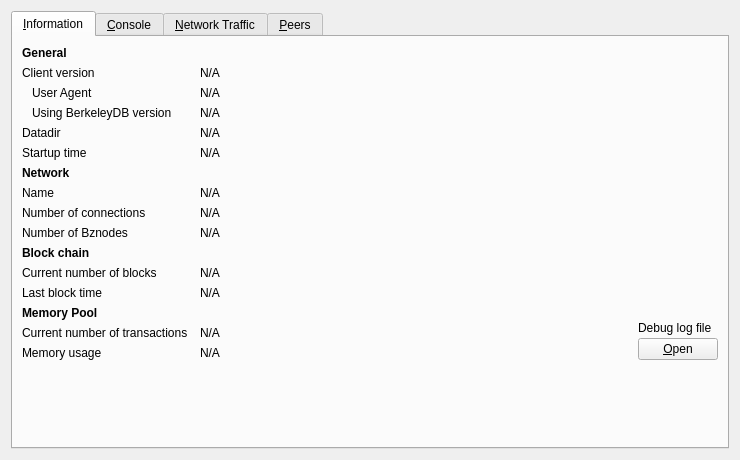
<?xml version="1.0" encoding="UTF-8"?>
<ui version="4.0">
 <class>RPCConsole</class>
 <widget class="QWidget" name="RPCConsole">
  <property name="geometry">
   <rect>
    <x>0</x>
    <y>0</y>
    <width>740</width>
    <height>430</height>
   </rect>
  </property>
  <property name="windowTitle">
   <string>Debug window</string>
  </property>
  <layout class="QVBoxLayout" name="verticalLayout_2">
   <item>
    <widget class="QTabWidget" name="tabWidget">
     <property name="currentIndex">
      <number>0</number>
     </property>
     <widget class="QWidget" name="tab_info">
      <attribute name="title">
       <string>&amp;Information</string>
      </attribute>
      <layout class="QGridLayout" name="gridLayout" columnstretch="0,1,0">
       <property name="horizontalSpacing">
        <number>12</number>
       </property>
       <item row="0" column="0">
        <widget class="QLabel" name="label_9">
         <property name="font">
          <font>
           <weight>75</weight>
           <bold>true</bold>
          </font>
         </property>
         <property name="text">
          <string>General</string>
         </property>
        </widget>
       </item>
       <item row="1" column="0">
        <widget class="QLabel" name="label_6">
         <property name="text">
          <string>Client version</string>
         </property>
        </widget>
       </item>
       <item row="1" column="1" colspan="2">
        <widget class="QLabel" name="clientVersion">
         <property name="cursor">
          <cursorShape>IBeamCursor</cursorShape>
         </property>
         <property name="text">
          <string>N/A</string>
         </property>
         <property name="textFormat">
          <enum>Qt::PlainText</enum>
         </property>
         <property name="textInteractionFlags">
          <set>Qt::LinksAccessibleByMouse|Qt::TextSelectableByKeyboard|Qt::TextSelectableByMouse</set>
         </property>
        </widget>
       </item>
       <item row="2" column="0">
        <widget class="QLabel" name="labelClientUserAgent">
         <property name="text">
          <string>User Agent</string>
         </property>
         <property name="indent">
          <number>10</number>
         </property>
        </widget>
       </item>
       <item row="2" column="1" colspan="2">
        <widget class="QLabel" name="clientUserAgent">
         <property name="cursor">
          <cursorShape>IBeamCursor</cursorShape>
         </property>
         <property name="text">
          <string>N/A</string>
         </property>
         <property name="textFormat">
          <enum>Qt::PlainText</enum>
         </property>
         <property name="textInteractionFlags">
          <set>Qt::LinksAccessibleByMouse|Qt::TextSelectableByKeyboard|Qt::TextSelectableByMouse</set>
         </property>
        </widget>
       </item>
       <item row="3" column="0">
        <widget class="QLabel" name="label_berkeleyDBVersion">
         <property name="text">
          <string>Using BerkeleyDB version</string>
         </property>
         <property name="indent">
          <number>10</number>
         </property>
        </widget>
       </item>
       <item row="3" column="1" colspan="2">
        <widget class="QLabel" name="berkeleyDBVersion">
         <property name="cursor">
          <cursorShape>IBeamCursor</cursorShape>
         </property>
         <property name="text">
          <string>N/A</string>
         </property>
         <property name="textFormat">
          <enum>Qt::PlainText</enum>
         </property>
         <property name="textInteractionFlags">
          <set>Qt::LinksAccessibleByMouse|Qt::TextSelectableByKeyboard|Qt::TextSelectableByMouse</set>
         </property>
        </widget>
       </item>
       <item row="4" column="0">
        <widget class="QLabel" name="label_12">
         <property name="text">
          <string>Datadir</string>
         </property>
        </widget>
       </item>
       <item row="4" column="1" colspan="2">
        <widget class="QLabel" name="dataDir">
         <property name="cursor">
          <cursorShape>IBeamCursor</cursorShape>
         </property>
         <property name="text">
          <string>N/A</string>
         </property>
         <property name="textFormat">
          <enum>Qt::PlainText</enum>
         </property>
         <property name="wordWrap">
          <bool>true</bool>
         </property>
         <property name="textInteractionFlags">
          <set>Qt::LinksAccessibleByMouse|Qt::TextSelectableByKeyboard|Qt::TextSelectableByMouse</set>
         </property>
        </widget>
       </item>
       <item row="5" column="0">
        <widget class="QLabel" name="label_13">
         <property name="text">
          <string>Startup time</string>
         </property>
        </widget>
       </item>
       <item row="5" column="1" colspan="2">
        <widget class="QLabel" name="startupTime">
         <property name="cursor">
          <cursorShape>IBeamCursor</cursorShape>
         </property>
         <property name="text">
          <string>N/A</string>
         </property>
         <property name="textFormat">
          <enum>Qt::PlainText</enum>
         </property>
         <property name="textInteractionFlags">
          <set>Qt::LinksAccessibleByMouse|Qt::TextSelectableByKeyboard|Qt::TextSelectableByMouse</set>
         </property>
        </widget>
       </item>
       <item row="6" column="0">
           <widget class="QLabel" name="labelNetwork">
               <property name="font">
                   <font>
                       <weight>75</weight>
                       <bold>true</bold>
                   </font>
               </property>
               <property name="text">
                   <string>Network</string>
               </property>
           </widget>
       </item>
       <item row="7" column="0">
        <widget class="QLabel" name="label_8">
         <property name="text">
          <string>Name</string>
         </property>
        </widget>
       </item>
       <item row="7" column="1" colspan="2">
        <widget class="QLabel" name="networkName">
         <property name="cursor">
          <cursorShape>IBeamCursor</cursorShape>
         </property>
         <property name="text">
          <string>N/A</string>
         </property>
         <property name="textFormat">
          <enum>Qt::PlainText</enum>
         </property>
         <property name="textInteractionFlags">
          <set>Qt::LinksAccessibleByMouse|Qt::TextSelectableByKeyboard|Qt::TextSelectableByMouse</set>
         </property>
        </widget>
       </item>
       <item row="8" column="0">
        <widget class="QLabel" name="label_7">
         <property name="text">
          <string>Number of connections</string>
         </property>
        </widget>
       </item>
       <item row="8" column="1" colspan="2">
        <widget class="QLabel" name="numberOfConnections">
         <property name="cursor">
          <cursorShape>IBeamCursor</cursorShape>
         </property>
         <property name="text">
          <string>N/A</string>
         </property>
         <property name="textFormat">
          <enum>Qt::PlainText</enum>
         </property>
         <property name="textInteractionFlags">
          <set>Qt::LinksAccessibleByMouse|Qt::TextSelectableByKeyboard|Qt::TextSelectableByMouse</set>
         </property>
        </widget>
       </item>
       <item row="9" column="0">
        <widget class="QLabel" name="bznodeCountLabel">
         <property name="text">
          <string>Number of Bznodes</string>
         </property>
        </widget>
       </item>
       <item row="9" column="1">
        <widget class="QLabel" name="bznodeCount">
         <property name="text">
          <string>N/A</string>
         </property>
        </widget>
       </item>
       <item row="10" column="0">
        <widget class="QLabel" name="label_10">
         <property name="font">
          <font>
           <weight>75</weight>
           <bold>true</bold>
          </font>
         </property>
         <property name="text">
          <string>Block chain</string>
         </property>
        </widget>
       </item>
       <item row="11" column="0">
        <widget class="QLabel" name="label_3">
         <property name="text">
          <string>Current number of blocks</string>
         </property>
        </widget>
       </item>
       <item row="11" column="1" colspan="2">
        <widget class="QLabel" name="numberOfBlocks">
         <property name="cursor">
          <cursorShape>IBeamCursor</cursorShape>
         </property>
         <property name="text">
          <string>N/A</string>
         </property>
         <property name="textFormat">
          <enum>Qt::PlainText</enum>
         </property>
         <property name="textInteractionFlags">
          <set>Qt::LinksAccessibleByMouse|Qt::TextSelectableByKeyboard|Qt::TextSelectableByMouse</set>
         </property>
        </widget>
       </item>
       <item row="12" column="0">
        <widget class="QLabel" name="labelLastBlockTime">
         <property name="text">
          <string>Last block time</string>
         </property>
        </widget>
       </item>
       <item row="12" column="1" colspan="2">
        <widget class="QLabel" name="lastBlockTime">
         <property name="cursor">
          <cursorShape>IBeamCursor</cursorShape>
         </property>
         <property name="text">
          <string>N/A</string>
         </property>
         <property name="textFormat">
          <enum>Qt::PlainText</enum>
         </property>
         <property name="textInteractionFlags">
          <set>Qt::LinksAccessibleByMouse|Qt::TextSelectableByKeyboard|Qt::TextSelectableByMouse</set>
         </property>
        </widget>
       </item>
       <item row="13" column="0">
        <widget class="QLabel" name="labelMempoolTitle">
         <property name="font">
          <font>
           <weight>75</weight>
           <bold>true</bold>
          </font>
         </property>
         <property name="text">
          <string>Memory Pool</string>
         </property>
        </widget>
       </item>
       <item row="14" column="0">
        <widget class="QLabel" name="labelNumberOfTransactions">
         <property name="text">
          <string>Current number of transactions</string>
         </property>
        </widget>
       </item>
       <item row="14" column="1">
        <widget class="QLabel" name="mempoolNumberTxs">
         <property name="cursor">
          <cursorShape>IBeamCursor</cursorShape>
         </property>
         <property name="text">
          <string>N/A</string>
         </property>
         <property name="textFormat">
          <enum>Qt::PlainText</enum>
         </property>
         <property name="textInteractionFlags">
          <set>Qt::LinksAccessibleByMouse|Qt::TextSelectableByKeyboard|Qt::TextSelectableByMouse</set>
         </property>
        </widget>
       </item>
       <item row="15" column="0">
        <widget class="QLabel" name="labelMemoryUsage">
         <property name="text">
          <string>Memory usage</string>
         </property>
        </widget>
       </item>
       <item row="15" column="1">
        <widget class="QLabel" name="mempoolSize">
         <property name="cursor">
          <cursorShape>IBeamCursor</cursorShape>
         </property>
         <property name="text">
          <string>N/A</string>
         </property>
         <property name="textFormat">
          <enum>Qt::PlainText</enum>
         </property>
         <property name="textInteractionFlags">
          <set>Qt::LinksAccessibleByMouse|Qt::TextSelectableByKeyboard|Qt::TextSelectableByMouse</set>
         </property>
        </widget>
       </item>
       <item row="13" column="2" rowspan="3">
        <layout class="QVBoxLayout" name="verticalLayoutDebugButton">
         <property name="spacing">
          <number>3</number>
         </property>
         <item>
          <spacer name="verticalSpacer_2">
           <property name="orientation">
            <enum>Qt::Vertical</enum>
           </property>
           <property name="sizeHint" stdset="0">
            <size>
             <width>10</width>
             <height>5</height>
            </size>
           </property>
          </spacer>
         </item>
         <item>
          <widget class="QLabel" name="labelDebugLogfile">
           <property name="text">
            <string>Debug log file</string>
           </property>
          </widget>
         </item>
         <item>
          <widget class="QPushButton" name="openDebugLogfileButton">
           <property name="toolTip">
            <string>Open the %1 debug log file from the current data directory. This can take a few seconds for large log files.</string>
           </property>
           <property name="text">
            <string>&amp;Open</string>
           </property>
           <property name="autoDefault">
            <bool>false</bool>
           </property>
          </widget>
         </item>
        </layout>
       </item>
       <item row="16" column="0">
        <spacer name="verticalSpacer">
         <property name="orientation">
          <enum>Qt::Vertical</enum>
         </property>
         <property name="sizeHint" stdset="0">
          <size>
           <width>20</width>
           <height>40</height>
          </size>
         </property>
        </spacer>
       </item>
      </layout>
     </widget>
     <widget class="QWidget" name="tab_console">
      <attribute name="title">
       <string>&amp;Console</string>
      </attribute>
      <layout class="QVBoxLayout" name="verticalLayout_3">
       <property name="spacing">
        <number>3</number>
       </property>
       <property name="bottomMargin">
        <number>5</number>
       </property>
       <item>
        <layout class="QHBoxLayout" name="horizontalLayout">
         <property name="spacing">
          <number>4</number>
         </property>
         <item>
          <spacer name="horizontalSpacer">
           <property name="orientation">
            <enum>Qt::Horizontal</enum>
           </property>
           <property name="sizeHint" stdset="0">
            <size>
             <width>40</width>
             <height>20</height>
            </size>
           </property>
          </spacer>
         </item>
         <item>
          <widget class="QPushButton" name="fontSmallerButton">
           <property name="maximumSize">
            <size>
             <width>24</width>
             <height>24</height>
            </size>
           </property>
           <property name="text">
            <string/>
           </property>
           <property name="toolTip">
            <string>Decrease font size</string>
           </property>
           <property name="icon">
            <iconset resource="../bitcoin.qrc">
             <normaloff>:/icons/fontsmaller</normaloff>:/icons/fontsmaller</iconset>
           </property>
           <property name="iconSize">
            <size>
             <width>24</width>
             <height>16</height>
            </size>
           </property>
           <property name="autoDefault">
            <bool>false</bool>
           </property>
           <property name="flat">
            <bool>true</bool>
           </property>
          </widget>
         </item>
         <item>
          <widget class="QPushButton" name="fontBiggerButton">
           <property name="maximumSize">
            <size>
             <width>24</width>
             <height>24</height>
            </size>
           </property>
           <property name="toolTip">
            <string>Increase font size</string>
           </property>
           <property name="text">
            <string/>
           </property>
           <property name="icon">
            <iconset resource="../bitcoin.qrc">
             <normaloff>:/icons/fontbigger</normaloff>:/icons/fontbigger</iconset>
           </property>
           <property name="iconSize">
            <size>
             <width>24</width>
             <height>16</height>
            </size>
           </property>
           <property name="autoDefault">
            <bool>false</bool>
           </property>
           <property name="flat">
            <bool>true</bool>
           </property>
          </widget>
         </item>
         <item>
          <widget class="QPushButton" name="clearButton">
           <property name="maximumSize">
            <size>
             <width>24</width>
             <height>24</height>
            </size>
           </property>
           <property name="toolTip">
            <string>Clear console</string>
           </property>
           <property name="layoutDirection">
            <enum>Qt::LeftToRight</enum>
           </property>
           <property name="text">
            <string/>
           </property>
           <property name="icon">
            <iconset resource="../bitcoin.qrc">
             <normaloff>:/icons/remove</normaloff>:/icons/remove</iconset>
           </property>
           <property name="shortcut">
            <string notr="true">Ctrl+L</string>
           </property>
           <property name="autoDefault">
            <bool>false</bool>
           </property>
           <property name="flat">
            <bool>true</bool>
           </property>
          </widget>
         </item>
        </layout>
       </item>
       <item>
        <widget class="QTextEdit" name="messagesWidget">
         <property name="minimumSize">
          <size>
           <width>0</width>
           <height>100</height>
          </size>
         </property>
         <property name="readOnly">
          <bool>true</bool>
         </property>
         <property name="tabKeyNavigation" stdset="0">
          <bool>false</bool>
         </property>
         <property name="columnCount" stdset="0">
          <number>2</number>
         </property>
        </widget>
       </item>
       <item>
        <layout class="QHBoxLayout" name="horizontalLayoutPrompt">
         <property name="spacing">
          <number>3</number>
         </property>
         <item>
          <widget class="QPushButton" name="promptIcon">
           <property name="enabled">
            <bool>false</bool>
           </property>
           <property name="maximumSize">
            <size>
             <width>16</width>
             <height>24</height>
            </size>
           </property>
           <property name="text">
            <string/>
           </property>
           <property name="icon">
            <iconset resource="../bitcoin.qrc">
             <normaloff>:/icons/prompticon</normaloff>
             <disabledoff>:/icons/prompticon</disabledoff>:/icons/prompticon</iconset>
           </property>
           <property name="iconSize">
            <size>
             <width>14</width>
             <height>14</height>
            </size>
           </property>
           <property name="autoDefault">
            <bool>false</bool>
           </property>
           <property name="flat">
            <bool>true</bool>
           </property>
          </widget>
         </item>
         <item>
          <widget class="QLineEdit" name="lineEdit">
           <property name="placeholderText">
            <string/>
           </property>
          </widget>
         </item>
        </layout>
       </item>
      </layout>
     </widget>
     <widget class="QWidget" name="tab_nettraffic">
      <attribute name="title">
       <string>&amp;Network Traffic</string>
      </attribute>
      <layout class="QHBoxLayout" name="horizontalLayout_3">
       <item>
        <layout class="QVBoxLayout" name="verticalLayout_4">
         <item>
          <widget class="TrafficGraphWidget" name="trafficGraph" native="true">
           <property name="sizePolicy">
            <sizepolicy hsizetype="Expanding" vsizetype="Expanding">
             <horstretch>0</horstretch>
             <verstretch>0</verstretch>
            </sizepolicy>
           </property>
          </widget>
         </item>
         <item>
          <layout class="QHBoxLayout" name="horizontalLayout_2">
           <item>
            <widget class="QSlider" name="sldGraphRange">
             <property name="minimum">
              <number>1</number>
             </property>
             <property name="maximum">
              <number>288</number>
             </property>
             <property name="pageStep">
              <number>12</number>
             </property>
             <property name="value">
              <number>6</number>
             </property>
             <property name="orientation">
              <enum>Qt::Horizontal</enum>
             </property>
            </widget>
           </item>
           <item>
            <widget class="QLabel" name="lblGraphRange">
             <property name="minimumSize">
              <size>
               <width>100</width>
               <height>0</height>
              </size>
             </property>
             <property name="alignment">
              <set>Qt::AlignCenter</set>
             </property>
            </widget>
           </item>
           <item>
            <widget class="QPushButton" name="btnClearTrafficGraph">
             <property name="text">
              <string>&amp;Clear</string>
             </property>
             <property name="autoDefault">
              <bool>false</bool>
             </property>
            </widget>
           </item>
          </layout>
         </item>
        </layout>
       </item>
       <item>
        <layout class="QVBoxLayout" name="verticalLayout">
         <item>
          <widget class="QGroupBox" name="groupBox">
           <property name="title">
            <string>Totals</string>
           </property>
           <layout class="QVBoxLayout" name="verticalLayout_5">
            <item>
             <layout class="QHBoxLayout" name="horizontalLayout_4">
              <item>
               <widget class="Line" name="line">
                <property name="sizePolicy">
                 <sizepolicy hsizetype="Fixed" vsizetype="Fixed">
                  <horstretch>0</horstretch>
                  <verstretch>0</verstretch>
                 </sizepolicy>
                </property>
                <property name="minimumSize">
                 <size>
                  <width>10</width>
                  <height>0</height>
                 </size>
                </property>
                <property name="palette">
                 <palette>
                  <active>
                   <colorrole role="Light">
                    <brush brushstyle="SolidPattern">
                     <color alpha="255">
                      <red>0</red>
                      <green>255</green>
                      <blue>0</blue>
                     </color>
                    </brush>
                   </colorrole>
                  </active>
                  <inactive>
                   <colorrole role="Light">
                    <brush brushstyle="SolidPattern">
                     <color alpha="255">
                      <red>0</red>
                      <green>255</green>
                      <blue>0</blue>
                     </color>
                    </brush>
                   </colorrole>
                  </inactive>
                  <disabled>
                   <colorrole role="Light">
                    <brush brushstyle="SolidPattern">
                     <color alpha="255">
                      <red>0</red>
                      <green>255</green>
                      <blue>0</blue>
                     </color>
                    </brush>
                   </colorrole>
                  </disabled>
                 </palette>
                </property>
                <property name="orientation">
                 <enum>Qt::Horizontal</enum>
                </property>
               </widget>
              </item>
              <item>
               <widget class="QLabel" name="label_16">
                <property name="text">
                 <string>Received</string>
                </property>
               </widget>
              </item>
              <item>
               <widget class="QLabel" name="lblBytesIn">
                <property name="minimumSize">
                 <size>
                  <width>50</width>
                  <height>0</height>
                 </size>
                </property>
                <property name="alignment">
                 <set>Qt::AlignRight|Qt::AlignTrailing|Qt::AlignVCenter</set>
                </property>
               </widget>
              </item>
             </layout>
            </item>
            <item>
             <layout class="QHBoxLayout" name="horizontalLayout_5">
              <item>
               <widget class="Line" name="line_2">
                <property name="sizePolicy">
                 <sizepolicy hsizetype="Fixed" vsizetype="Fixed">
                  <horstretch>0</horstretch>
                  <verstretch>0</verstretch>
                 </sizepolicy>
                </property>
                <property name="minimumSize">
                 <size>
                  <width>10</width>
                  <height>0</height>
                 </size>
                </property>
                <property name="palette">
                 <palette>
                  <active>
                   <colorrole role="Light">
                    <brush brushstyle="SolidPattern">
                     <color alpha="255">
                      <red>255</red>
                      <green>0</green>
                      <blue>0</blue>
                     </color>
                    </brush>
                   </colorrole>
                  </active>
                  <inactive>
                   <colorrole role="Light">
                    <brush brushstyle="SolidPattern">
                     <color alpha="255">
                      <red>255</red>
                      <green>0</green>
                      <blue>0</blue>
                     </color>
                    </brush>
                   </colorrole>
                  </inactive>
                  <disabled>
                   <colorrole role="Light">
                    <brush brushstyle="SolidPattern">
                     <color alpha="255">
                      <red>255</red>
                      <green>0</green>
                      <blue>0</blue>
                     </color>
                    </brush>
                   </colorrole>
                  </disabled>
                 </palette>
                </property>
                <property name="orientation">
                 <enum>Qt::Horizontal</enum>
                </property>
               </widget>
              </item>
              <item>
               <widget class="QLabel" name="label_17">
                <property name="text">
                 <string>Sent</string>
                </property>
               </widget>
              </item>
              <item>
               <widget class="QLabel" name="lblBytesOut">
                <property name="minimumSize">
                 <size>
                  <width>50</width>
                  <height>0</height>
                 </size>
                </property>
                <property name="alignment">
                 <set>Qt::AlignRight|Qt::AlignTrailing|Qt::AlignVCenter</set>
                </property>
               </widget>
              </item>
             </layout>
            </item>
            <item>
             <spacer name="verticalSpacer_4">
              <property name="orientation">
               <enum>Qt::Vertical</enum>
              </property>
              <property name="sizeHint" stdset="0">
               <size>
                <width>20</width>
                <height>407</height>
               </size>
              </property>
             </spacer>
            </item>
           </layout>
          </widget>
         </item>
        </layout>
       </item>
      </layout>
     </widget>
     <widget class="QWidget" name="tab_peers">
      <attribute name="title">
       <string>&amp;Peers</string>
      </attribute>
      <layout class="QGridLayout" name="gridLayout_2">
       <item row="0" column="0" rowspan="2">
        <layout class="QVBoxLayout" name="verticalLayout_101">
         <property name="spacing">
          <number>0</number>
         </property>
         <item>
          <widget class="QTableView" name="peerWidget">
           <property name="horizontalScrollBarPolicy">
            <enum>Qt::ScrollBarAsNeeded</enum>
           </property>
           <property name="tabKeyNavigation">
            <bool>false</bool>
           </property>
           <property name="sortingEnabled">
            <bool>true</bool>
           </property>
           <attribute name="horizontalHeaderHighlightSections">
            <bool>false</bool>
           </attribute>
          </widget>
         </item>
         <item>
          <widget class="QLabel" name="banHeading">
           <property name="sizePolicy">
            <sizepolicy hsizetype="Preferred" vsizetype="Minimum">
             <horstretch>0</horstretch>
             <verstretch>0</verstretch>
            </sizepolicy>
           </property>
           <property name="minimumSize">
            <size>
             <width>300</width>
             <height>32</height>
            </size>
           </property>
           <property name="maximumSize">
            <size>
             <width>16777215</width>
             <height>32</height>
            </size>
           </property>
           <property name="font">
            <font>
             <pointsize>12</pointsize>
            </font>
           </property>
           <property name="cursor">
            <cursorShape>IBeamCursor</cursorShape>
           </property>
           <property name="text">
            <string>Banned peers</string>
           </property>
           <property name="alignment">
            <set>Qt::AlignBottom|Qt::AlignLeading|Qt::AlignLeft</set>
           </property>
           <property name="wordWrap">
            <bool>true</bool>
           </property>
           <property name="textInteractionFlags">
            <set>Qt::NoTextInteraction</set>
           </property>
          </widget>
         </item>
         <item>
          <widget class="QTableView" name="banlistWidget">
           <property name="sizePolicy">
            <sizepolicy hsizetype="Expanding" vsizetype="Expanding">
             <horstretch>0</horstretch>
             <verstretch>0</verstretch>
            </sizepolicy>
           </property>
           <property name="horizontalScrollBarPolicy">
            <enum>Qt::ScrollBarAsNeeded</enum>
           </property>
           <property name="tabKeyNavigation">
            <bool>false</bool>
           </property>
           <property name="sortingEnabled">
            <bool>true</bool>
           </property>
           <attribute name="horizontalHeaderHighlightSections">
            <bool>false</bool>
           </attribute>
          </widget>
         </item>
        </layout>
       </item>
       <item row="0" column="1">
        <widget class="QLabel" name="peerHeading">
         <property name="sizePolicy">
          <sizepolicy hsizetype="Preferred" vsizetype="Minimum">
           <horstretch>0</horstretch>
           <verstretch>0</verstretch>
          </sizepolicy>
         </property>
         <property name="minimumSize">
          <size>
           <width>300</width>
           <height>32</height>
          </size>
         </property>
         <property name="font">
          <font>
           <pointsize>10</pointsize>
          </font>
         </property>
         <property name="cursor">
          <cursorShape>IBeamCursor</cursorShape>
         </property>
         <property name="text">
          <string>Select a peer to view detailed information.</string>
         </property>
         <property name="alignment">
          <set>Qt::AlignHCenter|Qt::AlignTop</set>
         </property>
         <property name="wordWrap">
          <bool>true</bool>
         </property>
         <property name="textInteractionFlags">
          <set>Qt::LinksAccessibleByMouse|Qt::TextSelectableByKeyboard|Qt::TextSelectableByMouse</set>
         </property>
        </widget>
       </item>
       <item row="1" column="1">
        <widget class="QWidget" name="detailWidget" native="true">
         <property name="minimumSize">
          <size>
           <width>300</width>
           <height>0</height>
          </size>
         </property>
         <layout class="QGridLayout" name="gridLayout_3">
          <item row="0" column="0">
           <widget class="QLabel" name="label_30">
            <property name="text">
             <string>Whitelisted</string>
            </property>
           </widget>
          </item>
          <item row="0" column="2">
           <widget class="QLabel" name="peerWhitelisted">
            <property name="cursor">
             <cursorShape>IBeamCursor</cursorShape>
            </property>
            <property name="text">
             <string>N/A</string>
            </property>
            <property name="textFormat">
             <enum>Qt::PlainText</enum>
            </property>
            <property name="textInteractionFlags">
             <set>Qt::LinksAccessibleByMouse|Qt::TextSelectableByKeyboard|Qt::TextSelectableByMouse</set>
            </property>
           </widget>
          </item>
          <item row="1" column="0">
           <widget class="QLabel" name="label_23">
            <property name="text">
             <string>Direction</string>
            </property>
           </widget>
          </item>
          <item row="1" column="2">
           <widget class="QLabel" name="peerDirection">
            <property name="cursor">
             <cursorShape>IBeamCursor</cursorShape>
            </property>
            <property name="text">
             <string>N/A</string>
            </property>
            <property name="textFormat">
             <enum>Qt::PlainText</enum>
            </property>
            <property name="textInteractionFlags">
             <set>Qt::LinksAccessibleByMouse|Qt::TextSelectableByKeyboard|Qt::TextSelectableByMouse</set>
            </property>
           </widget>
          </item>
          <item row="2" column="0">
           <widget class="QLabel" name="label_21">
            <property name="text">
             <string>Version</string>
            </property>
           </widget>
          </item>
          <item row="2" column="2">
           <widget class="QLabel" name="peerVersion">
            <property name="cursor">
             <cursorShape>IBeamCursor</cursorShape>
            </property>
            <property name="text">
             <string>N/A</string>
            </property>
            <property name="textFormat">
             <enum>Qt::PlainText</enum>
            </property>
            <property name="textInteractionFlags">
             <set>Qt::LinksAccessibleByMouse|Qt::TextSelectableByKeyboard|Qt::TextSelectableByMouse</set>
            </property>
           </widget>
          </item>
          <item row="3" column="0">
           <widget class="QLabel" name="label_28">
            <property name="text">
             <string>User Agent</string>
            </property>
           </widget>
          </item>
          <item row="3" column="2">
           <widget class="QLabel" name="peerSubversion">
            <property name="cursor">
             <cursorShape>IBeamCursor</cursorShape>
            </property>
            <property name="text">
             <string>N/A</string>
            </property>
            <property name="textFormat">
             <enum>Qt::PlainText</enum>
            </property>
            <property name="textInteractionFlags">
             <set>Qt::LinksAccessibleByMouse|Qt::TextSelectableByKeyboard|Qt::TextSelectableByMouse</set>
            </property>
           </widget>
          </item>
          <item row="4" column="0">
           <widget class="QLabel" name="label_4">
            <property name="text">
             <string>Services</string>
            </property>
           </widget>
          </item>
          <item row="4" column="2">
           <widget class="QLabel" name="peerServices">
            <property name="cursor">
             <cursorShape>IBeamCursor</cursorShape>
            </property>
            <property name="text">
             <string>N/A</string>
            </property>
            <property name="textFormat">
             <enum>Qt::PlainText</enum>
            </property>
            <property name="textInteractionFlags">
             <set>Qt::LinksAccessibleByMouse|Qt::TextSelectableByKeyboard|Qt::TextSelectableByMouse</set>
            </property>
           </widget>
          </item>
          <item row="5" column="0">
           <widget class="QLabel" name="label_29">
            <property name="text">
             <string>Starting Block</string>
            </property>
           </widget>
          </item>
          <item row="5" column="2">
           <widget class="QLabel" name="peerHeight">
            <property name="cursor">
             <cursorShape>IBeamCursor</cursorShape>
            </property>
            <property name="text">
             <string>N/A</string>
            </property>
            <property name="textFormat">
             <enum>Qt::PlainText</enum>
            </property>
            <property name="textInteractionFlags">
             <set>Qt::LinksAccessibleByMouse|Qt::TextSelectableByKeyboard|Qt::TextSelectableByMouse</set>
            </property>
           </widget>
          </item>
          <item row="6" column="0">
           <widget class="QLabel" name="label_27">
            <property name="text">
             <string>Synced Headers</string>
            </property>
           </widget>
          </item>
          <item row="6" column="2">
           <widget class="QLabel" name="peerSyncHeight">
            <property name="cursor">
             <cursorShape>IBeamCursor</cursorShape>
            </property>
            <property name="text">
             <string>N/A</string>
            </property>
            <property name="textFormat">
             <enum>Qt::PlainText</enum>
            </property>
            <property name="textInteractionFlags">
             <set>Qt::LinksAccessibleByMouse|Qt::TextSelectableByKeyboard|Qt::TextSelectableByMouse</set>
            </property>
           </widget>
          </item>
          <item row="7" column="0">
           <widget class="QLabel" name="label_25">
            <property name="text">
             <string>Synced Blocks</string>
            </property>
           </widget>
          </item>
          <item row="7" column="2">
           <widget class="QLabel" name="peerCommonHeight">
            <property name="cursor">
             <cursorShape>IBeamCursor</cursorShape>
            </property>
            <property name="text">
             <string>N/A</string>
            </property>
            <property name="textFormat">
             <enum>Qt::PlainText</enum>
            </property>
            <property name="textInteractionFlags">
             <set>Qt::LinksAccessibleByMouse|Qt::TextSelectableByKeyboard|Qt::TextSelectableByMouse</set>
            </property>
           </widget>
          </item>
          <item row="8" column="0">
           <widget class="QLabel" name="label_24">
            <property name="text">
             <string>Ban Score</string>
            </property>
           </widget>
          </item>
          <item row="8" column="2">
           <widget class="QLabel" name="peerBanScore">
            <property name="cursor">
             <cursorShape>IBeamCursor</cursorShape>
            </property>
            <property name="text">
             <string>N/A</string>
            </property>
            <property name="textFormat">
             <enum>Qt::PlainText</enum>
            </property>
            <property name="textInteractionFlags">
             <set>Qt::LinksAccessibleByMouse|Qt::TextSelectableByKeyboard|Qt::TextSelectableByMouse</set>
            </property>
           </widget>
          </item>
          <item row="9" column="0">
           <widget class="QLabel" name="label_22">
            <property name="text">
             <string>Connection Time</string>
            </property>
           </widget>
          </item>
          <item row="9" column="2">
           <widget class="QLabel" name="peerConnTime">
            <property name="cursor">
             <cursorShape>IBeamCursor</cursorShape>
            </property>
            <property name="text">
             <string>N/A</string>
            </property>
            <property name="textFormat">
             <enum>Qt::PlainText</enum>
            </property>
            <property name="textInteractionFlags">
             <set>Qt::LinksAccessibleByMouse|Qt::TextSelectableByKeyboard|Qt::TextSelectableByMouse</set>
            </property>
           </widget>
          </item>
          <item row="10" column="0">
           <widget class="QLabel" name="label_15">
            <property name="text">
             <string>Last Send</string>
            </property>
           </widget>
          </item>
          <item row="10" column="2">
           <widget class="QLabel" name="peerLastSend">
            <property name="cursor">
             <cursorShape>IBeamCursor</cursorShape>
            </property>
            <property name="text">
             <string>N/A</string>
            </property>
            <property name="textFormat">
             <enum>Qt::PlainText</enum>
            </property>
            <property name="textInteractionFlags">
             <set>Qt::LinksAccessibleByMouse|Qt::TextSelectableByKeyboard|Qt::TextSelectableByMouse</set>
            </property>
           </widget>
          </item>
          <item row="11" column="0">
           <widget class="QLabel" name="label_19">
            <property name="text">
             <string>Last Receive</string>
            </property>
           </widget>
          </item>
          <item row="11" column="2">
           <widget class="QLabel" name="peerLastRecv">
            <property name="cursor">
             <cursorShape>IBeamCursor</cursorShape>
            </property>
            <property name="text">
             <string>N/A</string>
            </property>
            <property name="textFormat">
             <enum>Qt::PlainText</enum>
            </property>
            <property name="textInteractionFlags">
             <set>Qt::LinksAccessibleByMouse|Qt::TextSelectableByKeyboard|Qt::TextSelectableByMouse</set>
            </property>
           </widget>
          </item>
          <item row="12" column="0">
           <widget class="QLabel" name="label_18">
            <property name="text">
             <string>Sent</string>
            </property>
           </widget>
          </item>
          <item row="12" column="2">
           <widget class="QLabel" name="peerBytesSent">
            <property name="cursor">
             <cursorShape>IBeamCursor</cursorShape>
            </property>
            <property name="text">
             <string>N/A</string>
            </property>
            <property name="textFormat">
             <enum>Qt::PlainText</enum>
            </property>
            <property name="textInteractionFlags">
             <set>Qt::LinksAccessibleByMouse|Qt::TextSelectableByKeyboard|Qt::TextSelectableByMouse</set>
            </property>
           </widget>
          </item>
          <item row="13" column="0">
           <widget class="QLabel" name="label_20">
            <property name="text">
             <string>Received</string>
            </property>
           </widget>
          </item>
          <item row="13" column="2">
           <widget class="QLabel" name="peerBytesRecv">
            <property name="cursor">
             <cursorShape>IBeamCursor</cursorShape>
            </property>
            <property name="text">
             <string>N/A</string>
            </property>
            <property name="textFormat">
             <enum>Qt::PlainText</enum>
            </property>
            <property name="textInteractionFlags">
             <set>Qt::LinksAccessibleByMouse|Qt::TextSelectableByKeyboard|Qt::TextSelectableByMouse</set>
            </property>
           </widget>
          </item>
          <item row="14" column="0">
           <widget class="QLabel" name="label_26">
            <property name="text">
             <string>Ping Time</string>
            </property>
           </widget>
          </item>
          <item row="14" column="2">
           <widget class="QLabel" name="peerPingTime">
            <property name="cursor">
             <cursorShape>IBeamCursor</cursorShape>
            </property>
            <property name="text">
             <string>N/A</string>
            </property>
            <property name="textFormat">
             <enum>Qt::PlainText</enum>
            </property>
            <property name="textInteractionFlags">
             <set>Qt::LinksAccessibleByMouse|Qt::TextSelectableByKeyboard|Qt::TextSelectableByMouse</set>
            </property>
           </widget>
          </item>
          <item row="15" column="0">
           <widget class="QLabel" name="peerPingWaitLabel">
            <property name="toolTip">
             <string>The duration of a currently outstanding ping.</string>
            </property>
            <property name="text">
             <string>Ping Wait</string>
            </property>
           </widget>
          </item>
          <item row="15" column="2">
           <widget class="QLabel" name="peerPingWait">
            <property name="cursor">
             <cursorShape>IBeamCursor</cursorShape>
            </property>
            <property name="text">
             <string>N/A</string>
            </property>
            <property name="textFormat">
             <enum>Qt::PlainText</enum>
            </property>
            <property name="textInteractionFlags">
             <set>Qt::LinksAccessibleByMouse|Qt::TextSelectableByKeyboard|Qt::TextSelectableByMouse</set>
            </property>
           </widget>
          </item>
          <item row="16" column="0">
           <widget class="QLabel" name="label_timeoffset">
            <property name="text">
             <string>Time Offset</string>
            </property>
           </widget>
          </item>
          <item row="16" column="2">
           <widget class="QLabel" name="timeoffset">
            <property name="cursor">
             <cursorShape>IBeamCursor</cursorShape>
            </property>
            <property name="text">
             <string>N/A</string>
            </property>
            <property name="textFormat">
             <enum>Qt::PlainText</enum>
            </property>
            <property name="textInteractionFlags">
             <set>Qt::LinksAccessibleByMouse|Qt::TextSelectableByKeyboard|Qt::TextSelectableByMouse</set>
            </property>
           </widget>
          </item>
          <item row="17" column="1">
           <spacer name="verticalSpacer_3">
            <property name="orientation">
             <enum>Qt::Vertical</enum>
            </property>
            <property name="sizeHint" stdset="0">
             <size>
              <width>20</width>
              <height>40</height>
             </size>
            </property>
           </spacer>
          </item>
         </layout>
        </widget>
       </item>
      </layout>
     </widget>
    </widget>
   </item>
  </layout>
 </widget>
 <customwidgets>
  <customwidget>
   <class>TrafficGraphWidget</class>
   <extends>QWidget</extends>
   <header>trafficgraphwidget.h</header>
   <container>1</container>
   <slots>
    <slot>clear()</slot>
   </slots>
  </customwidget>
 </customwidgets>
 <resources>
  <include location="../bitcoin.qrc"/>
 </resources>
 <connections/>
</ui>
